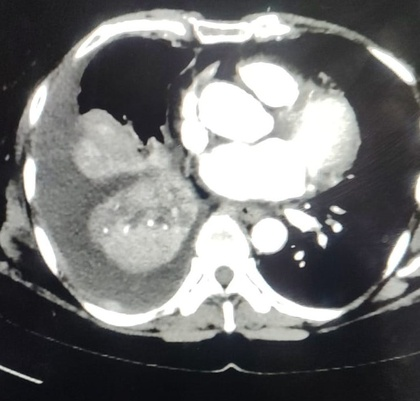
%> input picture DSIP-Final Project/DSIP Project/Pappa.jpeg, 420 x 401 px, shrunk from 713 x 680 before the run
$ octave Trial2.m   (GNU Octave 9; MATLAB toolbox functions it lacks are replaced by stand-ins)
%> lines starting %> are read from the running program, lines starting %| are printed output that depends on the picture
clc
clear all
close all
warning off

I=double(imread('Pappa.jpeg'));
In=I;

mask1=[1, 0, -1;1, 0, -1;1, 0, -1]; %Vertical Edges
mask2=[1, 1, 1;0, 0, 0;-1, -1, -1]; %Horizontal Edges
mask3=[0, -1, -1;1, 0, -1;1, 1, 0]; %Principle Diagonal Elements
mask4=[1, 1, 0;1, 0, -1;0, -1, -1]; %Secondary diagonal Elements

mask1=flipud(mask1);
mask1=fliplr(mask1);

mask2=flipud(mask2);
mask2=fliplr(mask2);

mask3=flipud(mask3);
mask3=fliplr(mask3);

mask4=flipud(mask4);
mask4=fliplr(mask4);

for i=2:size(I, 1)-1
	for j=2:size(I, 2)-1

        %Convolution = I * m where I is the image, m is the mask and * is convolutional operator.

		neighbour_matrix1=mask1.*In(i-1:i+1, j-1:j+1);
		avg_value1=sum(neighbour_matrix1(:));

		neighbour_matrix2=mask2.*In(i-1:i+1, j-1:j+1);
		avg_value2=sum(neighbour_matrix2(:));

		neighbour_matrix3=mask3.*In(i-1:i+1, j-1:j+1);
		avg_value3=sum(neighbour_matrix3(:));

		neighbour_matrix4=mask4.*In(i-1:i+1, j-1:j+1);
		avg_value4=sum(neighbour_matrix4(:));

		%using max function for detection of final edges
		I(i, j)=max([avg_value1, avg_value2, avg_value3, avg_value4]);

	end
end
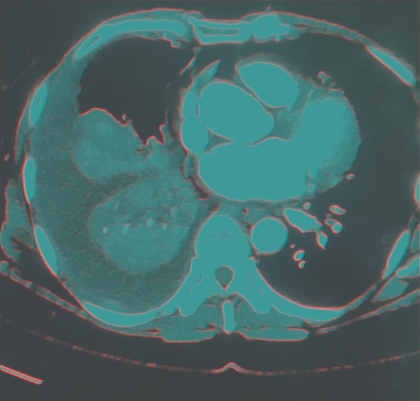
%> I: size 401x420x3 double; mean R, G, B 26.4, 115.4, 115.6; drawn with min black and max white
figure(1),imshow('Pappa.jpeg');
title('Original Image');

figure(2), imshow(uint8(I));
%> after `imshow(uint8(I))`:
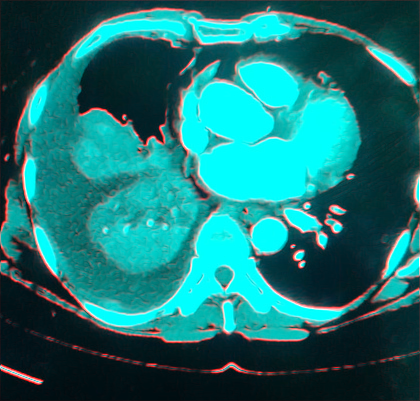
%> displayed picture: size 401x420x3, on the screen's scale of 0 to 255; mean R, G, B 26.4, 115.4, 115.6; mean of the top-left, top-right, bottom-left and bottom-right quarters 85, 106.7, 76.9, 74.6
title('Simple edge Detection with no inbuilt functions');

$ run again, with DSIP-Final Project/DSIP Project/Photo.jpg copied over DSIP-Final Project/DSIP Project/Pappa.jpeg
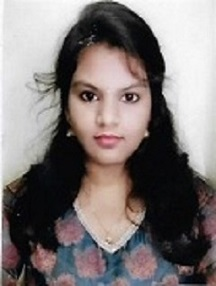
%> input picture DSIP-Final Project/DSIP Project/Photo.jpg, 216 x 286 px
%> after the loop `for i=2:size(I, 1)-1`:
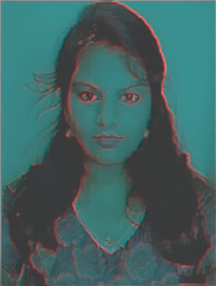
%> I: size 286x216x3 double; mean R, G, B 27.8, 118.8, 117.9; drawn with min black and max white
%> `imshow(uint8(I))`:
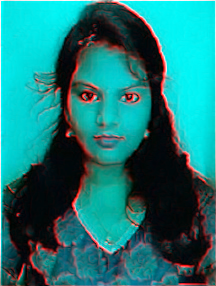
%> displayed picture: size 286x216x3, on the screen's scale of 0 to 255; mean R, G, B 28.5, 118.8, 117.9

$ run again, with DSIP-Final Project/DSIP Project/Tulips.jpg copied over DSIP-Final Project/DSIP Project/Pappa.jpeg
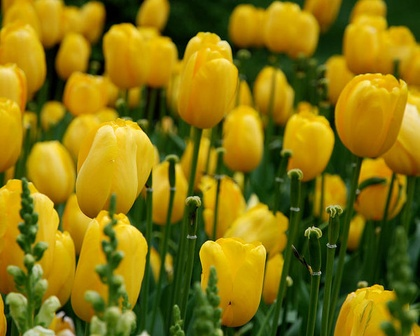
%> input picture DSIP-Final Project/DSIP Project/Tulips.jpg, 420 x 336 px, shrunk from 600 x 480 before the run
%> after the loop `for i=2:size(I, 1)-1`:
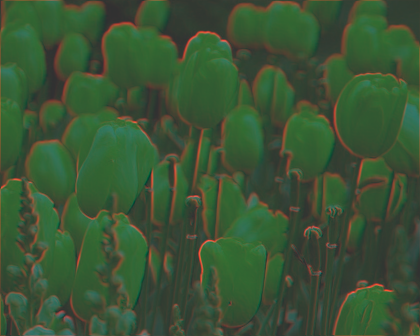
%> I: size 336x420x3 double; mean R, G, B 34, 115, 14.3; drawn with min black and max white
%> `imshow(uint8(I))`:
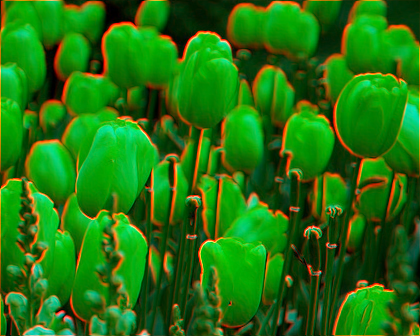
%> displayed picture: size 336x420x3, on the screen's scale of 0 to 255; mean R, G, B 34.9, 115, 14.3

$ run again, with DSIP-Final Project/DSIP Project/beach.jpg copied over DSIP-Final Project/DSIP Project/Pappa.jpeg
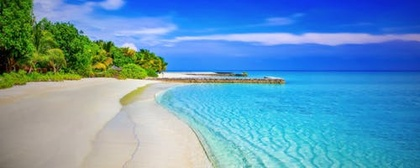
%> input picture DSIP-Final Project/DSIP Project/beach.jpg, 420 x 168 px, shrunk from 500 x 200 before the run
%> after the loop `for i=2:size(I, 1)-1`:
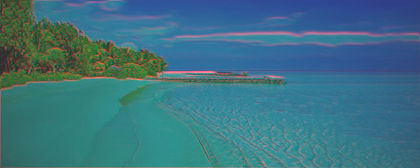
%> I: size 168x420x3 double; mean R, G, B 32.9, 152.5, 187.6; drawn with min black and max white
%> `imshow(uint8(I))`:
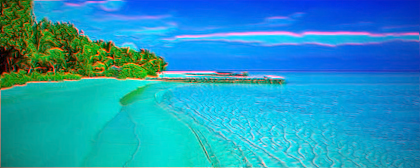
%> displayed picture: size 168x420x3, on the screen's scale of 0 to 255; mean R, G, B 32.9, 152.5, 187.6; mean of the top-left, top-right, bottom-left and bottom-right quarters 109, 121.8, 127.2, 139.4
